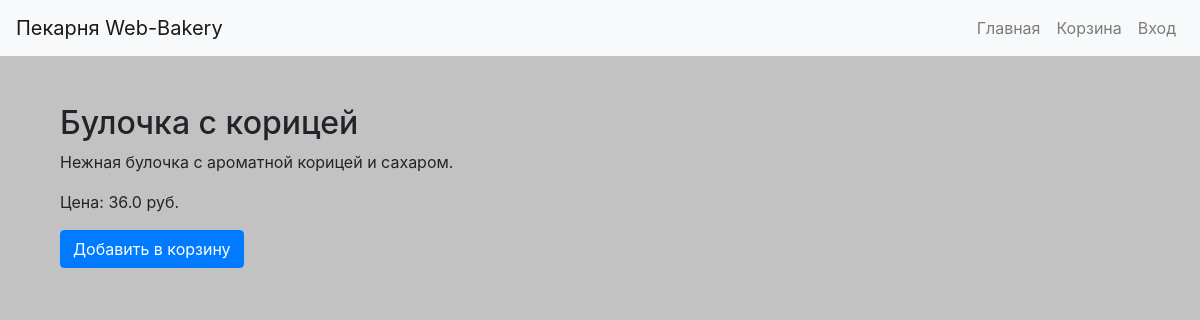
The app's page /product/3 with its own data.
### app/models.py (models this page shows, shortened)
class Product(db.Model):
    id = db.Column(db.Integer, primary_key=True)
    name = db.Column(db.String(100), nullable=False)
    description = db.Column(db.Text, nullable=True)
    price = db.Column(db.Float, nullable=False)
    category_id = db.Column(db.Integer, db.ForeignKey('category.id'), nullable=False)
    image_path = db.Column(db.String(200), nullable=True)  # Новое поле для изображения
    created_at = db.Column(db.DateTime, default=datetime.now)

### app/routes.py (the view)
@bp.route('/product/<int:product_id>')
def product_detail(product_id):
    product = Product.query.get_or_404(product_id)
    return render_template('product_detail.html', product=product)

### app/templates/product_detail.html
{% extends 'base.html' %}
{% block content %}
<div class="container">
    <h2 class="mt-5">{{ product.name }}</h2>
    <p>{{ product.description }}</p>
    <p>Цена: {{ product.price }} руб.</p>
    <form method="POST" action="{{ url_for('main.add_to_cart', product_id=product.id) }}">
        <button type="submit" class="btn btn-primary">Добавить в корзину</button>
    </form>
</div>
{% endblock %}

### app/static/style.css (style rules this page uses)
.container { z-index: 1; background-size: cover; }
.container:before { z-index: -1; position: absolute; opacity: 0.4; }
body { background-color: #c2c2c2; }

### records on screen
Product: name "Булочка с корицей", description "Нежная булочка с ароматной корицей и сахаром.", price "36.0"
